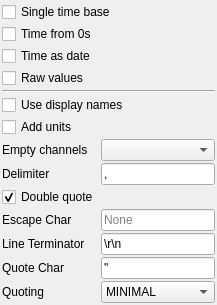
                  <widget class="QWidget" name="CSV">
                   <layout class="QGridLayout" name="gridLayout">
                    <property name="leftMargin">
                     <number>2</number>
                    </property>
                    <property name="topMargin">
                     <number>2</number>
                    </property>
                    <property name="rightMargin">
                     <number>2</number>
                    </property>
                    <property name="bottomMargin">
                     <number>2</number>
                    </property>
                    <property name="spacing">
                     <number>2</number>
                    </property>
                    <item row="7" column="1" colspan="2">
                     <widget class="QComboBox" name="empty_channels_csv"/>
                    </item>
                    <item row="7" column="0">
                     <widget class="QLabel" name="label_66">
                      <property name="text">
                       <string>Empty channels</string>
                      </property>
                     </widget>
                    </item>
                    <item row="9" column="0">
                     <widget class="QCheckBox" name="doublequote">
                      <property name="text">
                       <string>Double quote</string>
                      </property>
                      <property name="checked">
                       <bool>true</bool>
                      </property>
                     </widget>
                    </item>
                    <item row="4" column="0" colspan="3">
                     <widget class="Line" name="line_32">
                      <property name="orientation">
                       <enum>Qt::Horizontal</enum>
                      </property>
                     </widget>
                    </item>
                    <item row="1" column="0" colspan="3">
                     <widget class="QCheckBox" name="time_from_zero_csv">
                      <property name="text">
                       <string>Time from 0s</string>
                      </property>
                     </widget>
                    </item>
                    <item row="12" column="1" colspan="2">
                     <widget class="QLineEdit" name="quotechar">
                      <property name="text">
                       <string>&quot;</string>
                      </property>
                      <property name="maxLength">
                       <number>1</number>
                      </property>
                     </widget>
                    </item>
                    <item row="11" column="0">
                     <widget class="QLabel" name="label_4">
                      <property name="text">
                       <string>Line Terminator</string>
                      </property>
                     </widget>
                    </item>
                    <item row="8" column="1" colspan="2">
                     <widget class="QLineEdit" name="delimiter">
                      <property name="text">
                       <string>,</string>
                      </property>
                      <property name="maxLength">
                       <number>1</number>
                      </property>
                      <property name="clearButtonEnabled">
                       <bool>false</bool>
                      </property>
                     </widget>
                    </item>
                    <item row="12" column="0">
                     <widget class="QLabel" name="label_5">
                      <property name="text">
                       <string>Quote Char</string>
                      </property>
                     </widget>
                    </item>
                    <item row="0" column="0" colspan="3">
                     <widget class="QCheckBox" name="single_time_base_csv">
                      <property name="text">
                       <string>Single time base</string>
                      </property>
                     </widget>
                    </item>
                    <item row="8" column="0">
                     <widget class="QLabel" name="label_2">
                      <property name="text">
                       <string>Delimiter</string>
                      </property>
                     </widget>
                    </item>
                    <item row="10" column="0">
                     <widget class="QLabel" name="label_3">
                      <property name="text">
                       <string>Escape Char</string>
                      </property>
                     </widget>
                    </item>
                    <item row="5" column="0" colspan="3">
                     <widget class="QCheckBox" name="use_display_names_csv">
                      <property name="text">
                       <string>Use display names</string>
                      </property>
                     </widget>
                    </item>
                    <item row="13" column="0">
                     <widget class="QLabel" name="label_6">
                      <property name="text">
                       <string>Quoting</string>
                      </property>
                     </widget>
                    </item>
                    <item row="13" column="1" colspan="2">
                     <widget class="QComboBox" name="quoting">
                      <property name="currentIndex">
                       <number>1</number>
                      </property>
                      <item>
                       <property name="text">
                        <string>ALL</string>
                       </property>
                      </item>
                      <item>
                       <property name="text">
                        <string>MINIMAL</string>
                       </property>
                      </item>
                      <item>
                       <property name="text">
                        <string>NONNUMERIC</string>
                       </property>
                      </item>
                      <item>
                       <property name="text">
                        <string>NONE</string>
                       </property>
                      </item>
                     </widget>
                    </item>
                    <item row="3" column="0" colspan="3">
                     <widget class="QCheckBox" name="raw_csv">
                      <property name="text">
                       <string>Raw values</string>
                      </property>
                     </widget>
                    </item>
                    <item row="11" column="1" colspan="2">
                     <widget class="QLineEdit" name="lineterminator">
                      <property name="text">
                       <string>\r\n</string>
                      </property>
                     </widget>
                    </item>
                    <item row="10" column="1" colspan="2">
                     <widget class="QLineEdit" name="escapechar">
                      <property name="inputMask">
                       <string/>
                      </property>
                      <property name="maxLength">
                       <number>1</number>
                      </property>
                      <property name="placeholderText">
                       <string>None</string>
                      </property>
                     </widget>
                    </item>
                    <item row="2" column="0" colspan="3">
                     <widget class="QCheckBox" name="time_as_date_csv">
                      <property name="text">
                       <string>Time as date</string>
                      </property>
                     </widget>
                    </item>
                    <item row="6" column="0" colspan="3">
                     <widget class="QCheckBox" name="add_units">
                      <property name="text">
                       <string>Add units</string>
                      </property>
                     </widget>
                    </item>
                   </layout>
                  </widget>
